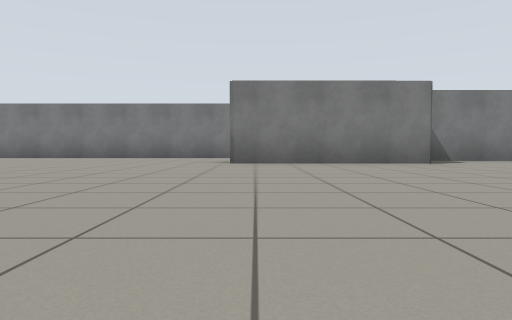
view 1 (above)

21 first-person views from a walk through a world built for the Gazebo simulator. The camera is 0.5 m above the floor, tilts 2° down and sees 70° across. Floor lines are 1 m apart. The floor is counted in squares, 2 m on a side. Each view is taken from the middle of a square. On the plan, view 1 faces up. The plan holds only what a view shows up to about 9 squares ahead; the rest is blank. The place goes on beyond the plan.

view 2
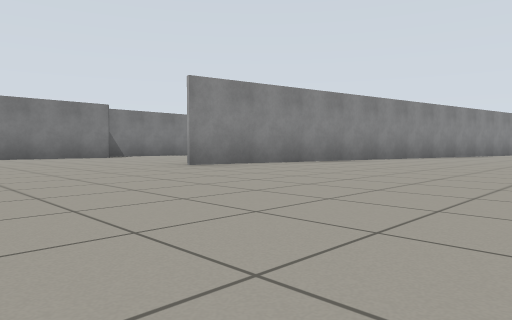

view 3
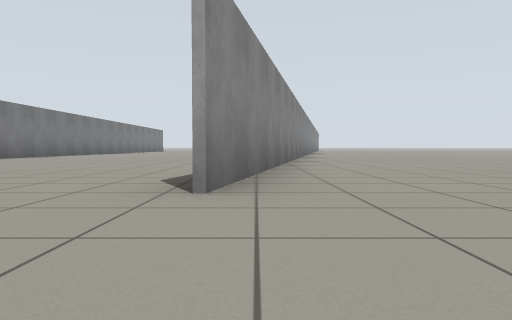

view 4
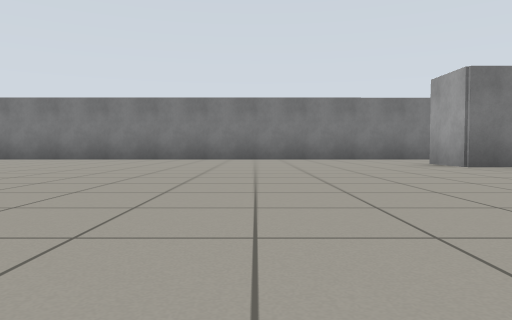

view 5
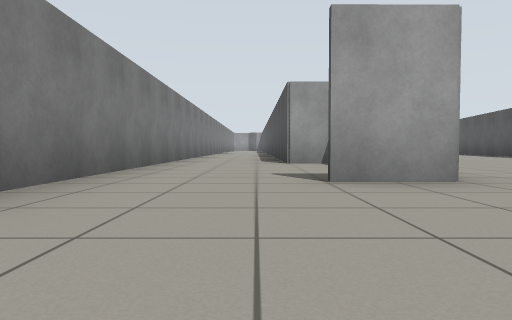

view 6
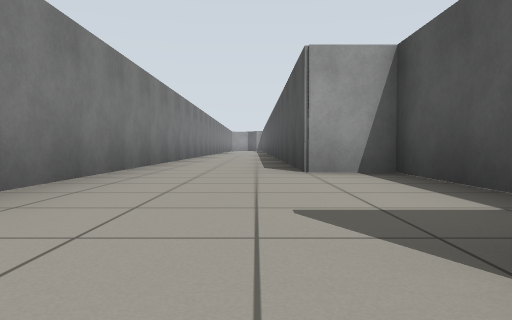

view 7
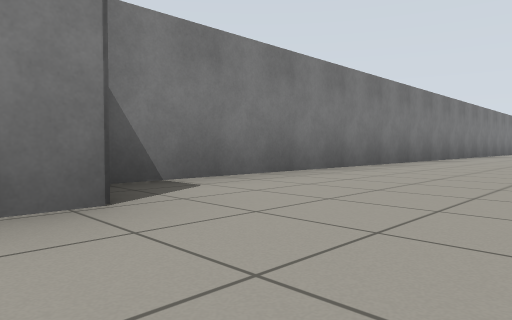

view 8
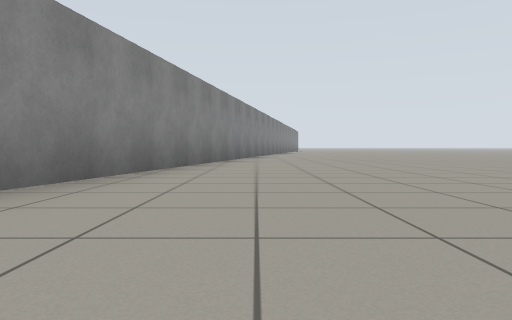

view 9
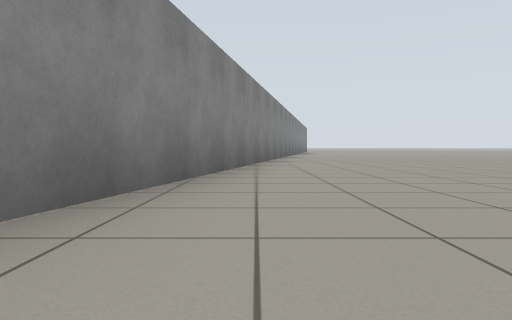

view 10
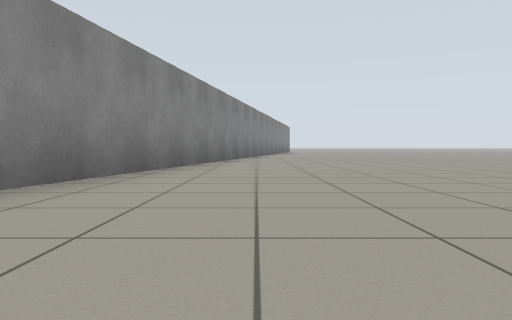

view 11
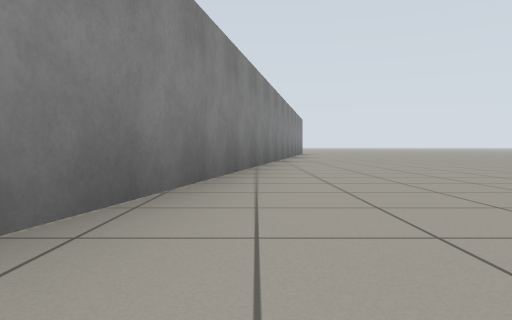

view 12
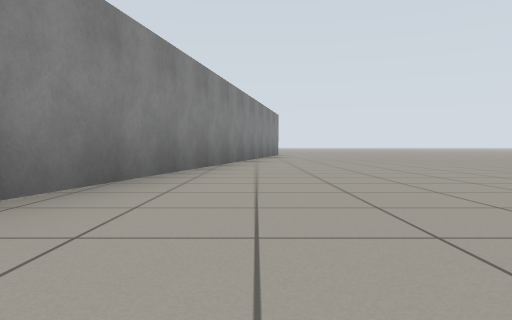

view 13
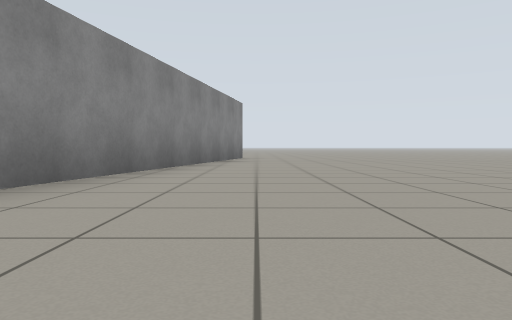

view 14
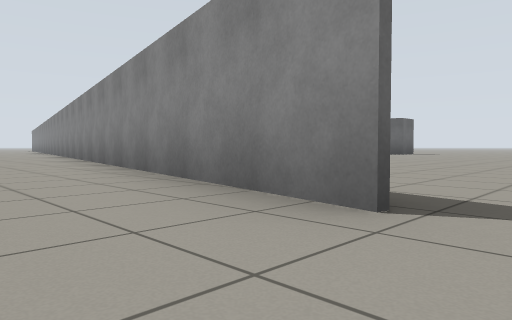

view 15
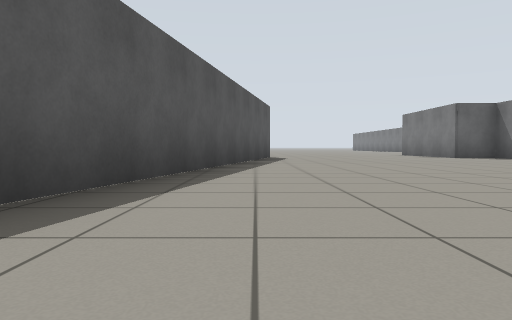

view 16
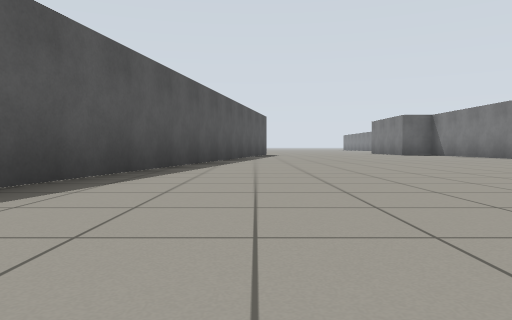

view 17
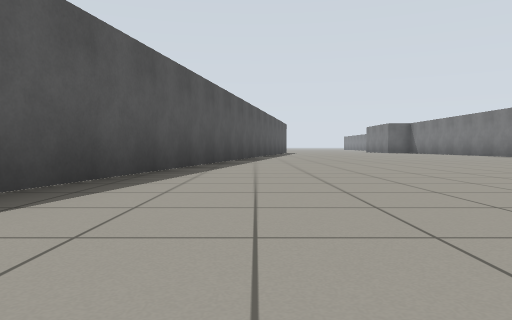

view 18
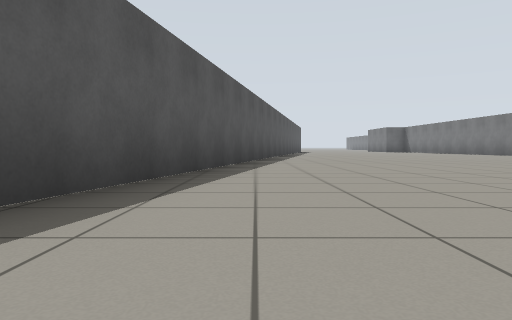

view 19
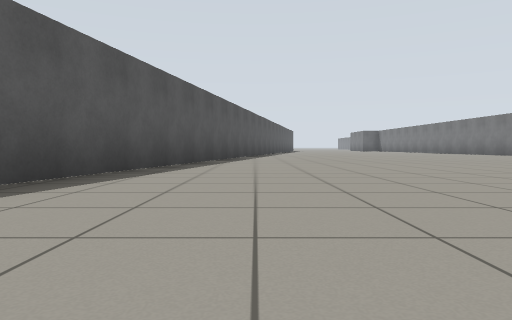

view 20
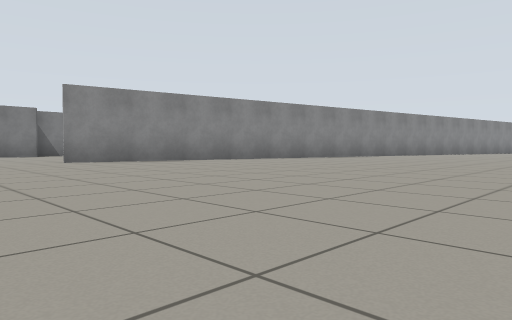

view 21
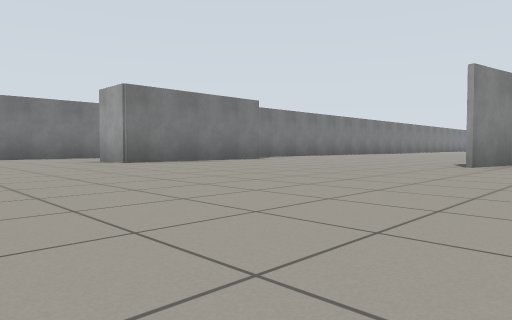

### Floor plan
Points are (right, up) in squares from view 1. A wall is a line through its corners. A room is listed if a view was taken in it or the views show most of it. See-through windows are left out.
Room 1 (views 1, 2, 3, 4, 5, 6, 7, 8, 9, 10, 11, 12, 13, 14, 15, 16, 17, 18, 19, 20, 21)
walls: (12.4, 6.5) (2.7, 6.4) (2.7, 5.5) (-0.4, 5.5) (-0.4, 6.5); (8, 8.5) (-6.6, 8.4); (2, 1.3) (22.6, -2.7); (2.6, 6.5) (7.9, 6.5); (0.9, 5.6) (2.6, 5.6); (27.4, -3.7) (1.9, 1.3)

Where each view was taken, in squares from view 1:
view 1: 0 up, 0 right, facing up
view 2: 3 down, 1 left, facing up-right
view 3: 1 up, 0 right, facing right
view 4: 1 up, 3 left, facing up
view 5: 7 up, 3 left, facing right
view 6: 7 up, 1 left, facing right
view 7: 4 up, 2 right, facing up-right
view 8: 1 down, 4 right, facing right
view 9: 1 down, 8 right, facing right
view 10: 2 down, 9 right, facing right
view 11: 2 down, 14 right, facing right
view 12: 3 down, 16 right, facing right
view 13: 4 down, 19 right, facing right
view 14: 5 down, 28 right, facing up-left
view 15: 1 up, 11 right, facing left
view 16: 1 up, 14 right, facing left
view 17: 0 up, 18 right, facing left
view 18: 1 down, 21 right, facing left
view 19: 1 down, 25 right, facing left
view 20: 5 down, 0 right, facing up-right
view 21: 0 up, 3 left, facing up-right
